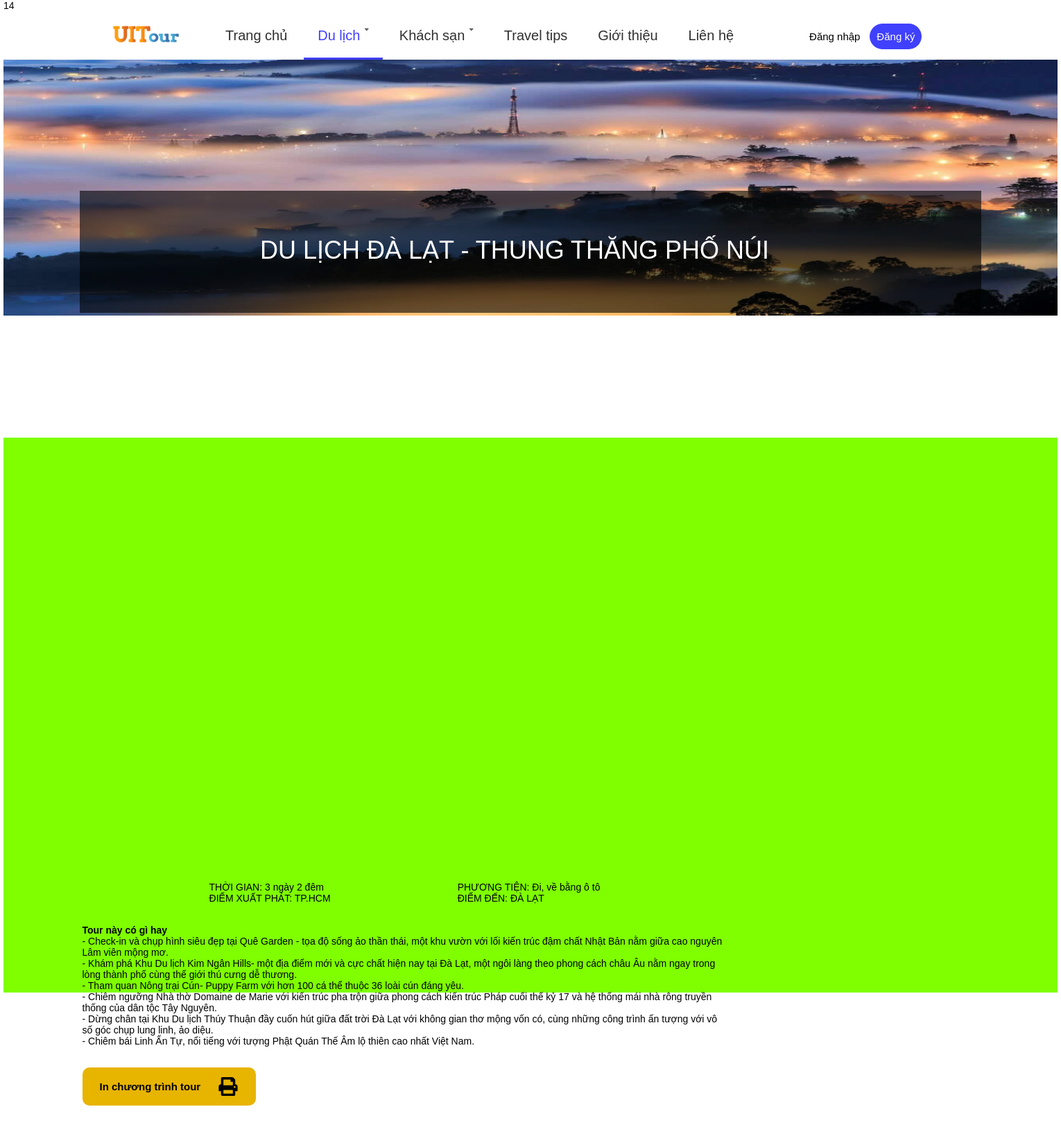
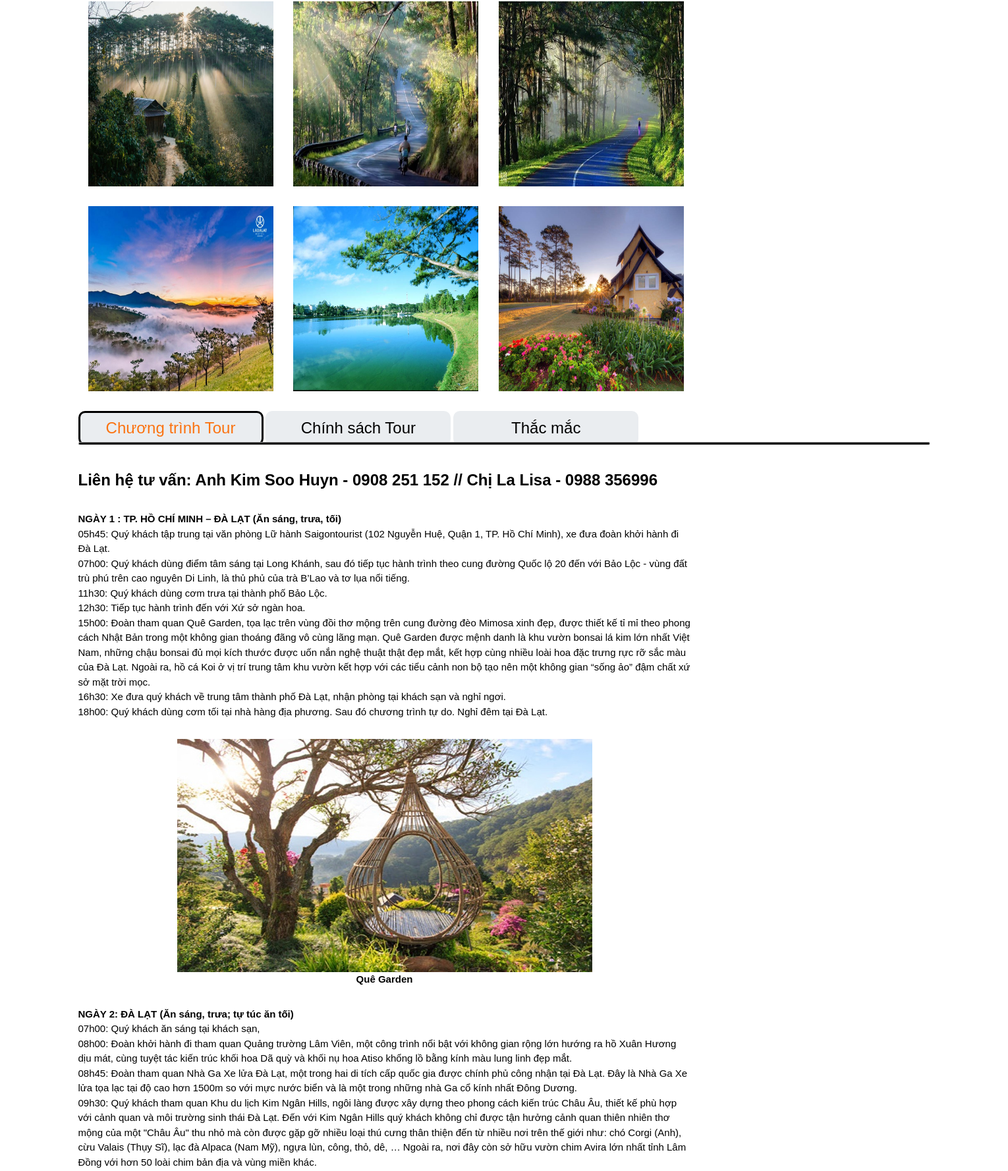
The app's page /DuLichTrongNuoc/DuLichTrongNuoc__ChiTiet.php?id=12 (upper part) with its own data (2 pictures, top to bottom).
### tables this page shows
CREATE TABLE `ct_tour` (
  `CT_Tour_id` int(11) NOT NULL,
  `Tour_Id` int(11) NOT NULL,
  `Tour_Highlight` text NOT NULL,
  `Content_CS` text NOT NULL,
  `Content_CT` text NOT NULL,
  `CT_Tour_Img` longtext DEFAULT NULL,
  `CT_Tour_PDF` text DEFAULT NULL
);

CREATE TABLE `tour` (
  `Tour_Id` int(11) NOT NULL,
  `Tour_Name` varchar(500) NOT NULL,
  `Departure` varchar(500) NOT NULL,
  `Destination` varchar(500) NOT NULL,
  `Tour_Time` varchar(50) NOT NULL,
  `Description_Tour` varchar(1000) NOT NULL,
  `Price` int(11) NOT NULL,
  `Img_Source` text NOT NULL,
  `Tour_Start` date NOT NULL,
  `Tour_Finish` date NOT NULL,
  `Transport` varchar(200) NOT NULL,
  `Tour_Check` binary(1) NOT NULL
);

### DuLichTrongNuoc/DuLichTrongNuoc__ChiTiet.php (the view, shortened to what this page needs)
<?php
    require "../connect.php";
    $get_idTour = $_GET['id'];
    $sql = "SELECT * FROM TOUR, CT_TOUR WHERE TOUR.TOUR_ID = CT_TOUR.TOUR_ID AND TOUR.TOUR_ID = '$get_idTour'";
    $kq = $conn->query($sql);
    $check = $kq->fetch_assoc();
    $myJSON = $check['CT_Tour_Img'];
    $obj = json_decode($myJSON, true);
?>
<!DOCTYPE html>
<html lang="en">
<head>
    <link rel="stylesheet" href="DuLichTrongNuoc__ChiTiet/DuLichTrongNuoc__ChiTiet.css">
</head>
<body>
    <header>
        <?php include"../Header/Header.php" ?>
        <img id="logo_header" src="<?php echo $obj['banner']; ?>" alt="Header_picture_Home">
        <div class="Header__title">
            <div class="Header__title--layer">
            </div>
            <p><?php echo $check['Tour_Name']; ?></p>
        </div>
    </header>
    <div class="responseBox--background"></div>
    <article class="article__wapper">
        <div class="wapper__intro">
            <div class="wapper__intro--infor">
                <p>
                    THỜI GIAN: <?php echo $check['Tour_Time']; ?> <br>
                    ĐIỂM XUẤT PHÁT: <?php echo $check['Departure']; ?>
                </p>
                <p>
                    PHƯƠNG TIỆN: <?php echo $check['Transport']; ?> <br>
                    ĐIỂM ĐẾN: <?php echo $check['Destination']; ?>
                </p>
            </div>
            <div class="wapper__intro--descript">
                <p> <strong>Tour này có gì hay</strong> <br>
                <?php echo $check['Tour_Highlight']; ?>
            </div>
        </div>
        <button class="wapper__inTour">
            <p>In chương trình tour</p>
            <img src="DuLichTrongNuoc__ChiTiet/print.svg" alt="print">
        </button>
        <div class="wapper__gallery">
            <?php
                for ($i = 0; $i < count($obj['gallery']); $i++) {
                    echo  "<img src=".$obj['gallery'][$i]." class='now_img'>";
                }
            ?>
        </div>
        <div class="wapper__content">
            <div class="wapper__content__nav">
                <button class="btn_chuongtrinh" id="wapper__content__nav--selected" onclick="chuongtrinh_selected()">
                    <p>Chương trình Tour</p>
                </button>
                <button class="btn_chinhsach" onclick="chinhsach_selected()">
                    <p>Chính sách Tour</p>
                </button>
                <button class="btn_thacmac" onclick="thacmac_selected()">
                    <p>Thắc mắc</p>
                </button>
            </div>
            <hr class="wapper__content--hr">
            <div class="wapper__content--content">
                <?php echo $check['Content_CT']; ?>
            </div>
        </div>
    </article>
        <?php include"../Footer/Footer.php" ?>
</body>
</html>

### Header/Header.php (shortened to what this page needs)
<!DOCTYPE html>
<html lang="en">
<head>
    <link rel="stylesheet" href="../Header/Header.css">
</head>
<body>
    <header>
        <nav class="header_menu">
            <img id="logo_uitour" src="../Trangchu/File/logo_header.png" alt="logo_uitour">
            <div id="header_menu__nav">
                <a href="../Trangchu/Trangchu.php" id="decor--trangchu">Trang chủ</a>
            <ul>
                <li><a href="#" id="decor--dulich">Du lịch <img class="nav_tick" src="../Trangchu/File/nav_tick.svg" alt="nav_tick"></a>
                </li>
            </ul>
            <ul>
                <li><a href="#" id="decor--khachsan">Khách sạn <img class="nav_tick" src="../Trangchu/File/nav_tick.svg" alt="nav_tick"></a>
                </li>
            </ul>
            <a href="/Code-TravelTips/index.php" id="decor--traveltips">Travel tips</a>
            <a href="#" id="decor--gioithieu">Giới thiệu</a>
            <a href="#" id="decor--lienhe">Liên hệ</a>
            <?php if (isset($_SESSION['ID']) && $_SESSION['ID']){ ?>
                    <form class="user_infor" method="POST" name="dangxuat" action="../Header/xulydangxuat.php">
                        <img id="user_infor_id" src="../default-avatar.png" alt="avt_user">
                        <p><?php echo $_SESSION['FirstName'].' '.$_SESSION['LastName']; ?></p>
                        <button name="dang_xuat" class="dang_xuat" id="sign_up">Đăng xuất</button>
                    </form>
                <?php }
                else{ ?>
                    <button id="sign_in" onclick="openSignInOvp()">Đăng nhập</button>
                    <button id="sign_up" onclick="openSignUpOvp()">Đăng ký</button>
                <?php } ?>
        </nav>
    </header>
</body>
</html>

### Footer/footer.php (shortened to what this page needs)
<!DOCTYPE html>
<html lang="en">
<head>
    <link rel="stylesheet" href="../Footer/footer.css">
    <link rel="stylesheet" href="../Footer/themify-icons/themify-icons.css">
    <link rel="stylesheet" href="https://cdnjs.cloudflare.com/ajax/libs/font-awesome/4.7.0/css/font-awesome.min.css">
</head>
<body>
</body>
</html>

### DuLichTrongNuoc/DuLichTrongNuoc__ChiTiet/DuLichTrongNuoc__ChiTiet.css (style rules this page uses)
* { padding: 0; margin: 0; }
html { font-size: 14px; background-color: white; overflow-x: hidden; }
body { font-family: Arial, Helvetica, sans-serif; width: 100%; margin: 0 auto; }
.header_menu { margin-left: 300px; }
.header_menu a { text-decoration: none; color: rgb(48, 48, 48); font-size: 20px; padding: 20px; display: inline-block; }
.header_menu ul { display: inline; margin: 0; padding: 0; }
.header_menu ul li { display: inline-block; }
.itemSelected { border-bottom: 3px solid rgb(64, 64, 255); border-radius: 1px; color: rgb(64, 64, 255) !important; }
#sign_in { font-size: 15px; margin-left: 5em; border-radius: 5em; padding: 10px; border: none; background-color: white; cursor: pointer; }
#sign_up { background-color: rgb(64, 64, 255); color: white; font-size: 15px; border-radius: 5em; padding: 10px; border: none; cursor: pointer; }
#sign_up { background-color: rgb(64, 64, 255); color: white; font-size: 15px; border-radius: 5em; padding: 10px; }
#logo_uitour { position: absolute; left: 10rem; top: 0.7rem; }
#logo_header { width: 100%; height: 439px; }
.Header__title { width: 1300px; height: 176px; z-index: 1; position: relative; margin: 0 auto; bottom: 180px; }
.Header__title p { font-size: 36px; z-index: 3; color: white; position: absolute; padding-top: 5%; padding-left: 20%; }
.Header__title--layer { background-color: #000000; opacity: 60%; width: 100%; height: 100%; position: absolute; z-index: 2; }
.article__wapper { max-width: 1293px; height: auto; position: relative; bottom: 160px; margin: 0 auto; }
.wapper__intro { width: 930px; height: auto; }
.wapper__intro--infor { display: flex; justify-content: space-evenly; margin-bottom: 30px; }
.wapper__inTour { background-color: #E7B400; border-radius: 10px; border: none; width: 250px; height: 55px; font-size: 15px; font-weight: 600; display: flex; justify-content: space-around; align-items: center; margin-top: 30px; cursor: pointer; }
.wapper__inTour img { width: 29px; height: 27px; flex: 2; }
.wapper__inTour p { margin-left: 25px; }
.wapper__gallery { display: flex; justify-content: space-around; flex-wrap: wrap; width: 935px; margin-top: 30px; }
.wapper__gallery img { width: 281px; height: 281px; margin-bottom: 30px; transform: scale(1, 1); transition: transform 0.5s; -o-transition: transform 0.5s; -ms-transition: transform 0.5s; -moz-transition: transform 0.5s; -webkit-transition: transform 0.5s; }
.wapper__content__nav button { border: none; background-color: #EAEDF0; cursor: pointer; width: 281px; height: 52px; border-radius: 10px; font-size: 24px; transition: color 0.3s; transition-timing-function: ease-in; }
#wapper__content__nav--selected { border: solid 3px Black; color: #FB7311; }
.wapper__content--hr { height: 3px; background-color: black; border-radius: 5px; position: relative; bottom: 5px; }
.wapper__content--content { margin-top: 30px; font-size: 15px; line-height: 1.5; max-width: 930px; }
.day1 { margin-top: 30px; }
.day1--title { font-size: 24px; }
.img__center { margin-top: 30px; margin-bottom: 30px; text-align: center; }
.responseBox--background { width: 100%; height: 100%; background-color: chartreuse; z-index: 3; }

### Header/Header.css (style rules this page uses)
* { padding: 0; margin: 0; }
html { font-size: 14px; background-color: white; }
body { width: 1520px; font-family: Arial, Helvetica, sans-serif; margin: 0 auto; }
header { width: 1520px; position: relative; }
.header_menu { background-color: white; position: absolute; width: 1520px; right: 0px; }
#header_menu__nav { margin-left: 300px; }
.nav_tick { margin-bottom: 10px; }
.header_menu a { text-decoration: none; color: rgb(48, 48, 48); font-size: 20px; padding: 20px; display:inline-block; }
.header_menu ul { display: inline; margin: 0; padding: 0; }
.header_menu ul li { display: inline-block; }
#sign_in { font-size: 15px; margin-left: 5em; border-radius: 5em; padding: 10px; border: none; background-color: white; cursor: pointer; }
#sign_up { background-color: rgb(64, 64, 255); color: white; font-size: 15px; border-radius: 5em; padding: 10px; border: none; cursor: pointer; }
#logo_uitour { position: absolute; left: 10rem; top: 10px; width: 120px; }
#logo_header { width: 1520px; }

### Footer/footer.css (style rules this page uses)
* { margin: 0; padding: 0; }
body { font-family: Arial, Helvetica, sans-serif; margin: 0 auto; }

### records on screen
ct_tour: Tour_Id.Tour_Name "DU LỊCH ĐÀ LẠT - THUNG THĂNG PHỐ NÚI", Tour_Id.Tour_Time "3 ngày 2 đêm", Tour_Id.Departure "TP.HCM", Tour_Id.Transport "Đi, về bằng ô tô", Tour_Id.Destination "ĐÀ LẠT", Tour_Highlight "- Check-in và chụp hình siêu đẹp tại Quê Garden - tọa độ sống ảo thần thái, một khu vườn với lối kiến trúc đậm chất Nhật Bản nằm giữa cao nguyên Lâm viên mộng mơ. - Khám phá Khu Du lịch Kim Ngân Hills- một địa điểm mới và cực chất hiện nay tại Đà Lạt, một ngôi làng theo phong cách châu Âu nằm ngay trong lòng thành phố cùng thế giới thú cưng dễ thương. - Tham quan Nông trại Cún- Puppy Farm với hơn 100 cá thể thuộc 36 loài cún đáng yêu. - Chiêm ngưỡng Nhà thờ Domaine de Marie với kiến trúc pha trộn giữa phong cách kiến trúc Pháp cuối thế kỷ 17 và hệ thống mái nhà rông truyền thống của dân tộc Tây Nguyên. - Dừng chân tại Khu Du lịch Thúy Thuận đầy cuốn hút giữa đất trời Đà Lạt với không gian…", Content_CT "Liên hệ tư vấn: Anh Kim Soo Huyn - 0908 251 152 // Chị La Lisa - 0988 356996 NGÀY 1 : TP. HỒ CHÍ MINH – ĐÀ LẠT (Ăn sáng, trưa, tối) 05h45: Quý khách tập trung tại văn phòng Lữ hành Saigontourist (102 Nguyễn Huệ, Quận 1, TP. Hồ Chí Minh), xe đưa đoàn khởi hành đi Đà Lạt. 07h00: Quý khách dùng điểm tâm sáng tại Long Khánh, sau đó tiếp tục hành trình theo cung đường Quốc lộ 20 đến với Bảo Lộc - vùng đất trù phú trên cao nguyên Di Linh, là thủ phủ của trà B’Lao và tơ lụa nổi tiếng. 11h30: Quý khách dùng cơm trưa tại thành phố Bảo Lộc. 12h30: Tiếp tục hành trình đến với Xứ sở ngàn hoa. 15h00: Đoàn tham quan Quê Garden, tọa lạc trên vùng đồi thơ mộng trên cung đường đèo Mimosa xinh đẹp, được…", Content_CT (picture)
